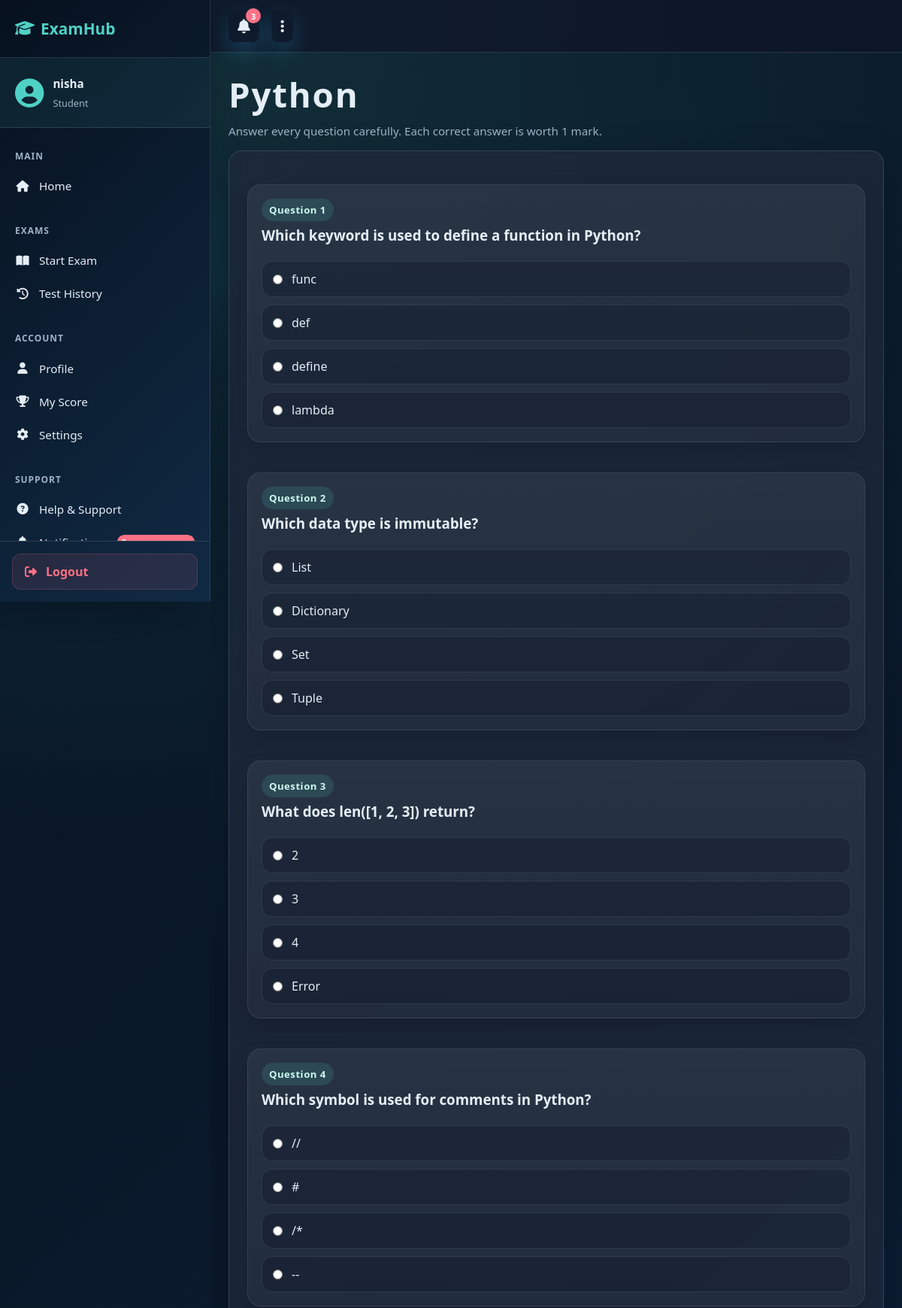
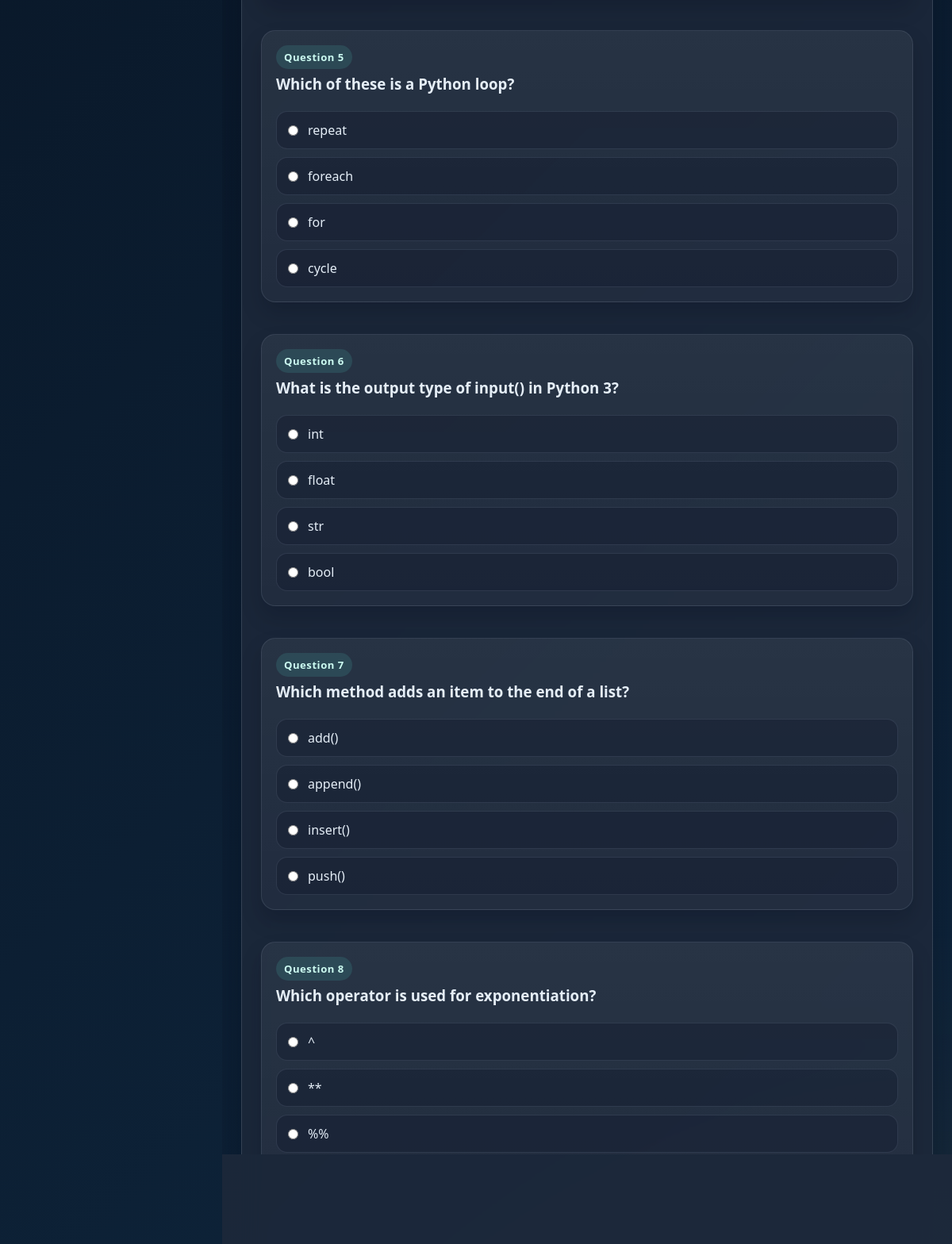
/start_exam/3 (signed in, upper part), run on the app's committed database (2 pictures, top to bottom).
### tables this page shows
CREATE TABLE exams (
    id INTEGER PRIMARY KEY AUTOINCREMENT,
    name TEXT NOT NULL,
    total_marks INTEGER CHECK(total_marks > 0)
);

CREATE TABLE questions (
    id INTEGER PRIMARY KEY AUTOINCREMENT,
    exam_id INTEGER,
    question TEXT,
    option1 TEXT,
    option2 TEXT,
    option3 TEXT,
    option4 TEXT,
    correct_answer INTEGER
);

### app.py (the view, shortened to what this page needs)
@app.route("/start_exam/<int:exam_id>", methods=["GET", "POST"])
def take_exam(exam_id):
    if "user" not in session:
        return redirect("/")
    try:
        exam = get_exam_by_id(exam_id)
        if not exam:
            return "Exam not found", 404
        questions = get_questions(exam_id)
        return render_template("quiz.html", questions=questions, exam_name=exam[1])
    except Exception as e:
        return f"Error: {e}"

### config/db_config.py (called while the page is built)
def get_connection():
    db_path = os.getenv("DB_PATH", "exam.db")
    return sqlite3.connect(db_path)

### services/exam_service.py (called while the page is built)
def get_exam_by_id(exam_id):
    conn = get_connection()
    cur = conn.cursor()
    cur.execute("SELECT * FROM exams WHERE id=?", (exam_id,))
    data = cur.fetchone()
    conn.close()
    return data

def get_questions(exam_id):
    conn = get_connection()
    cur = conn.cursor()
    cur.execute("SELECT * FROM questions WHERE exam_id=?", (exam_id,))
    data = cur.fetchall()
    conn.close()
    return data

### templates/quiz.html (shortened to what this page needs)
{% extends "base.html" %}
{% block content %}
<div class="page-intro">
    <h1 class="page-title">{{ exam_name }}</h1>
    <p class="subtle page-subtitle">Answer every question carefully. Each correct answer is worth 1 mark.</p>
</div>
<div class="container">
<form method="POST">
{% for q in questions %}
    <div class="card">
        <div class="quiz-head">
            <span class="question-index">Question {{ loop.index }}</span>
            <h3>{{ q[2] }}</h3>
        </div>
        <div class="option-list">
            <label class="option">
                <input type="radio" name="{{ q[0] }}" value="1" required>
                <span>{{ q[3] }}</span>
            </label>
            <label class="option">
                <input type="radio" name="{{ q[0] }}" value="2">
                <span>{{ q[4] }}</span>
            </label>
            <label class="option">
                <input type="radio" name="{{ q[0] }}" value="3">
                <span>{{ q[5] }}</span>
            </label>
            <label class="option">
                <input type="radio" name="{{ q[0] }}" value="4">
                <span>{{ q[6] }}</span>
            </label>
        </div>
    </div>
{% endfor %}
</form>
</div>
{% endblock %}

### static/style.css (style rules this page uses)
:root { --bg-start: #07111f; --bg-end: #102a43; --surface: rgba(15, 23, 42, 0.8); --surface-strong: rgba(15, 23, 42, 0.95); --card: rgba(30, 41, 59, 0.84); --text: #e5eef7; --muted: #9fb3c8; --primary: #4fd1c5; --primary-strong: #38bdf8; --accent: #f59e0b; --danger: #fb7185; --border: rgba(148, 163, 184, 0.22); --shadow: 0 20px 50px rgba(2, 8, 23, 0.38); }
* { margin: 0; padding: 0; box-sizing: border-box; }
body { min-height: 100vh; padding: 0; display: flex; flex-direction: row; color: var(--text); font-family: "Segoe UI", "Trebuchet MS", "Verdana", sans-serif; background: radial-gradient(circle at top left, rgba(79, 209, 197, 0.22), transparent 26%), radial-gradient(circle at bottom right, rgba(245, 158, 11, 0.18), transparent 24%), linear-gradient(135deg, var(--bg-start), var(--bg-end)); overflow-x: hidden; }
body::before, body::after { content: ""; position: fixed; inset: auto; width: 260px; height: 260px; border-radius: 999px; filter: blur(50px); opacity: 0.35; pointer-events: none; z-index: 0; }
body::before { top: 5%; left: 3%; background: rgba(56, 189, 248, 0.35); }
body::after { bottom: 3%; right: 4%; background: rgba(79, 209, 197, 0.3); }
h1 { position: relative; z-index: 1; margin-top: 6px; text-align: center; font-size: clamp(2rem, 3.8vw, 3.2rem); letter-spacing: 0.04em; font-weight: 800; }
h2, h3, p, form, table { position: relative; z-index: 1; }
p { color: var(--muted); line-height: 1.6; }
.page-intro { margin-bottom: 14px; }
.page-title { margin-top: 0; margin-bottom: 6px; text-align: left; }
.page-subtitle { margin-bottom: 0; }
.container { position: relative; z-index: 1; width: min(100%, 460px); margin-top: 14px; padding: 28px; border-radius: 26px; background: linear-gradient(180deg, var(--surface), rgba(15, 23, 42, 0.72)); border: 1px solid var(--border); box-shadow: var(--shadow); backdrop-filter: blur(14px); text-align: center; }
form { display: grid; gap: 12px; margin-top: 6px; }
input, select, textarea { width: 100%; padding: 13px 16px; border-radius: 14px; border: 1px solid rgba(148, 163, 184, 0.25); background: rgba(2, 6, 23, 0.35); color: var(--text); outline: none; transition: border-color 0.2s ease, box-shadow 0.2s ease, transform 0.2s ease; }
input::placeholder { color: #86a2bb; }
.card { margin: 14px 0; padding: 18px; border-radius: 18px; background: linear-gradient(180deg, rgba(255, 255, 255, 0.06), rgba(255, 255, 255, 0.03)); border: 1px solid rgba(148, 163, 184, 0.16); text-align: left; box-shadow: 0 14px 26px rgba(2, 8, 23, 0.18); transition: transform 0.2s ease, border-color 0.2s ease, background 0.2s ease; }
.card h3, .card h4 { margin-bottom: 8px; }
.meta, .subtle { color: var(--muted); font-size: 0.95rem; }
.quiz-head { display: flex; flex-direction: column; gap: 6px; margin-bottom: 14px; }
.question-index { display: inline-flex; width: fit-content; padding: 6px 10px; border-radius: 999px; background: rgba(79, 209, 197, 0.14); color: #ccfbf1; font-size: 0.82rem; font-weight: 700; letter-spacing: 0.04em; }
.option-list { display: grid; gap: 10px; margin-top: 12px; }
.option { display: flex; align-items: center; gap: 12px; padding: 12px 14px; border-radius: 14px; background: rgba(15, 23, 42, 0.36); border: 1px solid rgba(148, 163, 184, 0.16); cursor: pointer; transition: border-color 0.2s ease, transform 0.2s ease, background 0.2s ease; }
.option input { width: auto; margin: 0; accent-color: var(--primary-strong); }
.content-wrapper > .container { width: min(100%, 980px); margin: 0 auto; padding: 24px; border-radius: 18px; background: var(--card); border: 1px solid var(--border); box-shadow: var(--shadow); }

### data on the page
exams: name "Python"
questions: question "Which keyword is used to define a function in Python?", option1 "func", option2 "def", option3 "define", option4 "lambda"
questions: question "Which data type is immutable?", option1 "List", option2 "Dictionary", option3 "Set", option4 "Tuple"
questions: question "What does len([1, 2, 3]) return?", option1 "2", option2 "3", option3 "4", option4 "Error"
questions: question "Which symbol is used for comments in Python?", option1 "//", option2 "#", option3 "/*", option4 "--"
questions: question "Which of these is a Python loop?", option1 "repeat", option2 "foreach", option3 "for", option4 "cycle"
questions: question "What is the output type of input() in Python 3?", option1 "int", option2 "float", option3 "str", option4 "bool"
questions: question "Which method adds an item to the end of a list?", option1 "add()", option2 "append()", option3 "insert()", option4 "push()"
questions: question "Which operator is used for exponentiation?", option1 "^", option2 "**", option3 "%%"

### other printed values
{{ session.get('user', 'User') }} "nisha"
{{ session.get('role', 'Student').title() }} "Student"
